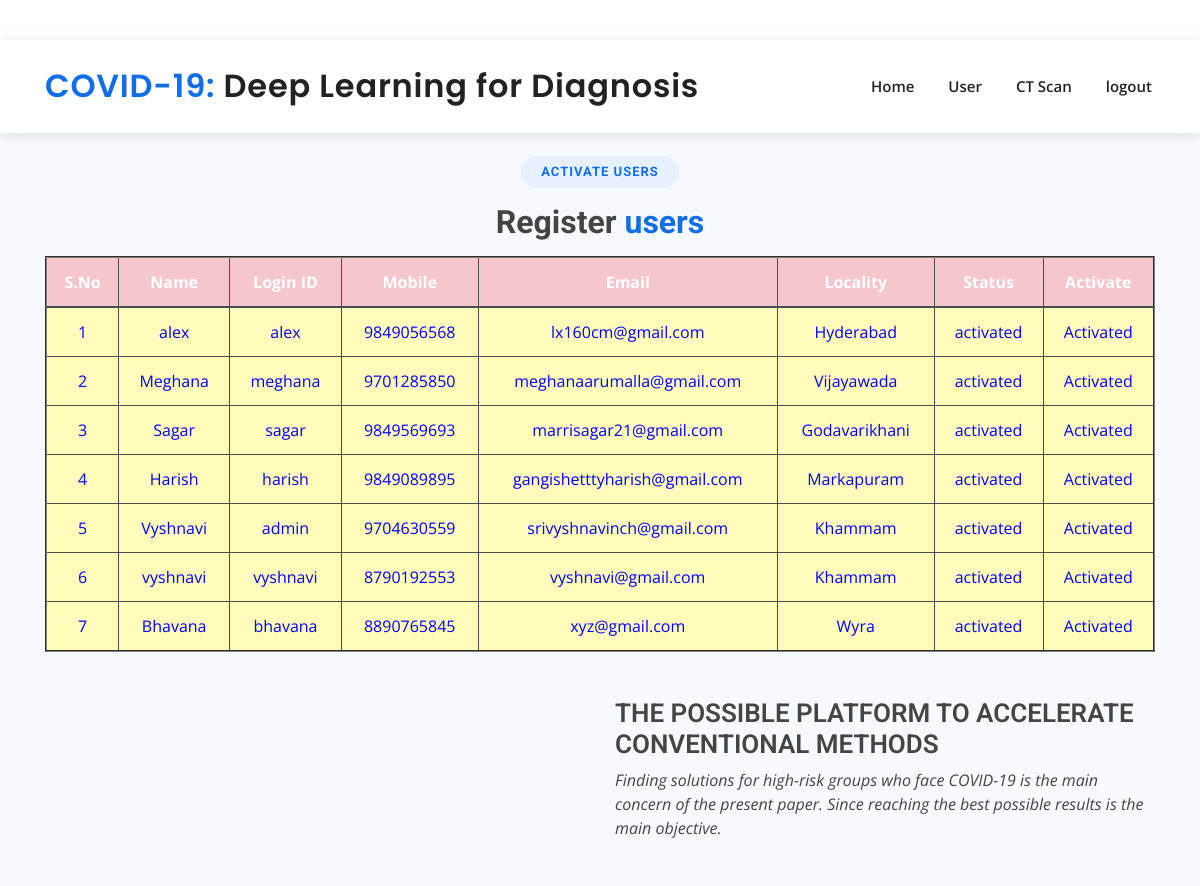
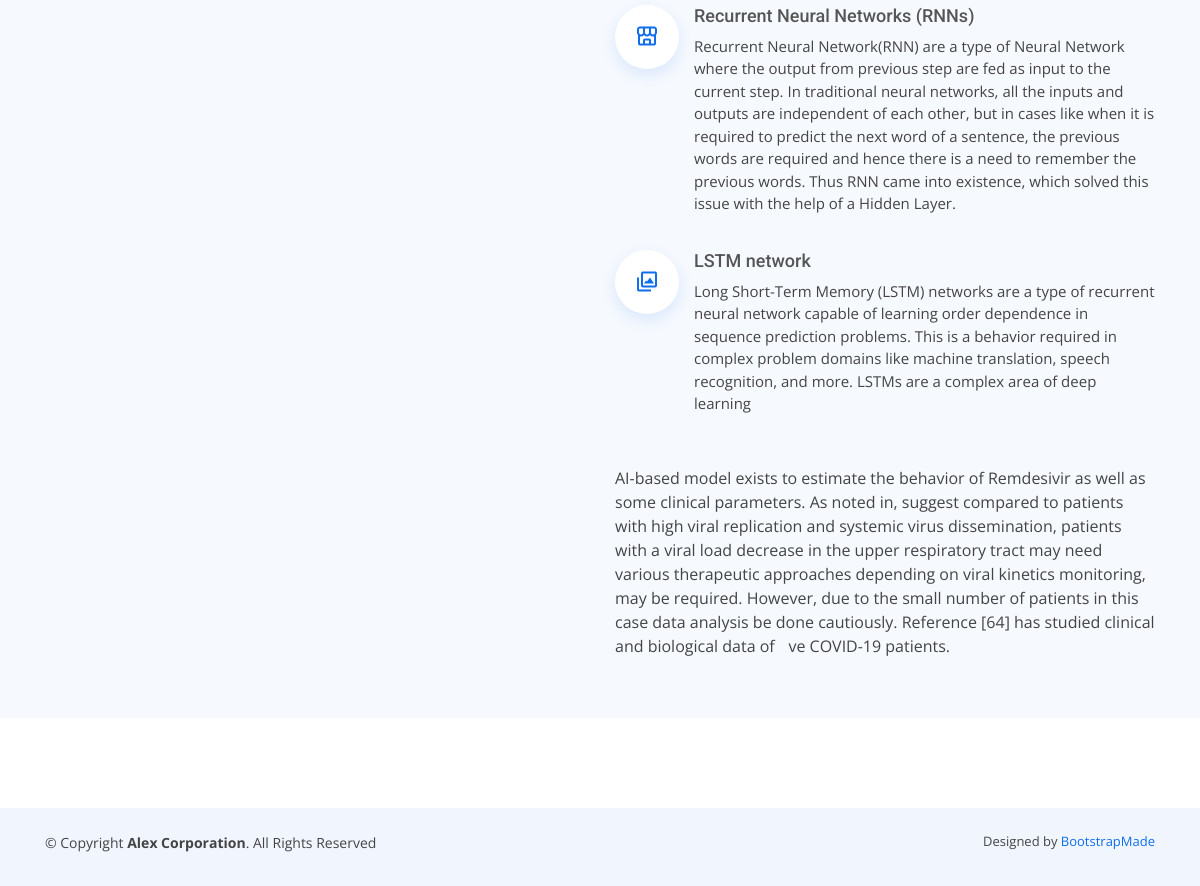
Screenshot of /AdminActivaUsers/?uid=4 with the database file from the repository (2 pictures, top to bottom).
### users/models.py (models this page shows, shortened)
class UserRegistrationModel(models.Model):
    name = models.CharField(max_length=100)
    loginid = models.CharField(unique=True, max_length=100)
    password = models.CharField(max_length=100)
    mobile = models.CharField(unique=True, max_length=100)
    email = models.CharField(unique=True, max_length=100)
    locality = models.CharField(max_length=100)
    address = models.CharField(max_length=1000)
    city = models.CharField(max_length=100)
    state = models.CharField(max_length=100)
    status = models.CharField(max_length=100)
    class Meta:
        db_table = 'UserRegistrations'

### admins/views.py (the view)
# urls.py: path("AdminActivaUsers/", admins.AdminActivaUsers, name="AdminActivaUsers"),
def AdminActivaUsers(request):
    if request.method == 'GET':
        id = request.GET.get('uid')
        status = 'activated'
        print("PID = ", id, status)
        UserRegistrationModel.objects.filter(id=id).update(status=status)
        data = UserRegistrationModel.objects.all()
        return render(request, 'admins/RegisteredUsers.html', {'data': data})

### assets/templates/admins/RegisteredUsers.html
{%extends 'admins/adminbase.html'%}
{%block contents%}
 <div class="section-title">
          <h2>Activate users</h2>
          <h3>Register  <span> users</span></h3>
          <p>
              <table border="2px" class="table table-hover table-dark">
                    <thead>
                    <tr class="table-danger">
                        <th scope="col">S.No</th>
                        <th scope="col">Name</th>
                        <th scope="col">Login ID</th>
                        <th scope="col">Mobile</th>
                        <th scope="col">Email</th>
                        <th scope="col">Locality</th>
                        <th scope="col">Status</th>
                        <th scope="col">Activate</th>
                    </tr>
                    </thead>
                    <tbody>
                    {% for i in data %}
                    <tr scope="row" style="color: BLUE; background-color:#FFFCBB">
                        <td>{{forloop.counter}}</td>
                        <td>{{i.name}}</td>
                        <td>{{i.loginid}}</td>
                        <td>{{i.mobile}}</td>
                        <td>{{i.email}}</td>
                        <td>{{i.locality}}</td>
                        <td>{{i.status}}</td>
                        {% if i.status == 'waiting' %}
                        <td><a class="btn-link" href="/AdminActivaUsers/?uid={{ i.id }}"
                               style="color:DARKBLUE">Activate</a></td>
                        {% else %}
                        <td> Activated</td>
                        {% endif %}
                    </tr>
                    {% endfor %}
                    </tbody>
                </table>
          </p>
        </div>
{%endblock%}

### assets/static/assets/css/style.css (style rules this page uses)
body { font-family: "Open Sans", sans-serif; color: #444444; }
h1, h2, h3, h4, h5, h6 { font-family: "Roboto", sans-serif; }
.section-title { text-align: center; padding-bottom: 30px; }
.section-title h2 { font-size: 13px; letter-spacing: 1px; font-weight: 700; padding: 8px 20px; margin: 0; background: #e7f1fd; color: #106eea; display: inline-block; text-transform: uppercase; border-radius: 50px; }
.section-title h3 { margin: 15px 0 0 0; font-size: 32px; font-weight: 700; }
.section-title h3 span { color: #106eea; }
.section-title p { margin: 15px auto 0 auto; font-weight: 600; }
@media (min-width: 1024px) { .section-title p { width: 50%; } }

### rows the page displays
UserRegistrationModel: name "alex", loginid "alex", mobile "9849056568", email "lx160cm@gmail.com", locality "Hyderabad", status "activated", shows "Activated"
UserRegistrationModel: name "Meghana", loginid "meghana", mobile "9701285850", email "meghanaarumalla@gmail.com", locality "Vijayawada", status "activated", shows "Activated"
UserRegistrationModel: name "Sagar", loginid "sagar", mobile "9849569693", email "marrisagar21@gmail.com", locality "Godavarikhani", status "activated", shows "Activated"
UserRegistrationModel: name "Harish", loginid "harish", mobile "9849089895", email "gangishetttyharish@gmail.com", locality "Markapuram", status "activated", shows "Activated"
UserRegistrationModel: name "Vyshnavi", loginid "admin", mobile "9704630559", email "srivyshnavinch@gmail.com", locality "Khammam", status "activated", shows "Activated"
UserRegistrationModel: name "vyshnavi", loginid "vyshnavi", mobile "8790192553", email "vyshnavi@gmail.com", locality "Khammam", status "activated", shows "Activated"
UserRegistrationModel: name "Bhavana", loginid "bhavana", mobile "8890765845", email "xyz@gmail.com", locality "Wyra", status "activated", shows "Activated"
